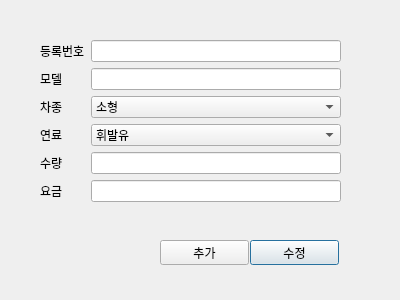
<?xml version="1.0" encoding="UTF-8"?>
<ui version="4.0">
 <class>car_edit</class>
 <widget class="QDialog" name="car_edit">
  <property name="geometry">
   <rect>
    <x>0</x>
    <y>0</y>
    <width>400</width>
    <height>300</height>
   </rect>
  </property>
  <property name="windowTitle">
   <string>Dialog</string>
  </property>
  <widget class="QPushButton" name="edit_btn">
   <property name="geometry">
    <rect>
     <x>250</x>
     <y>240</y>
     <width>89</width>
     <height>25</height>
    </rect>
   </property>
   <property name="text">
    <string>수정</string>
   </property>
  </widget>
  <widget class="QWidget" name="formLayoutWidget">
   <property name="geometry">
    <rect>
     <x>40</x>
     <y>40</y>
     <width>301</width>
     <height>191</height>
    </rect>
   </property>
   <layout class="QFormLayout" name="formLayout">
    <item row="1" column="0">
     <widget class="QLabel" name="label">
      <property name="text">
       <string>모델</string>
      </property>
     </widget>
    </item>
    <item row="5" column="0">
     <widget class="QLabel" name="label_2">
      <property name="text">
       <string>요금</string>
      </property>
     </widget>
    </item>
    <item row="2" column="0">
     <widget class="QLabel" name="label_3">
      <property name="text">
       <string>차종</string>
      </property>
     </widget>
    </item>
    <item row="4" column="0">
     <widget class="QLabel" name="label_4">
      <property name="text">
       <string>수량</string>
      </property>
     </widget>
    </item>
    <item row="3" column="0">
     <widget class="QLabel" name="label_5">
      <property name="text">
       <string>연료</string>
      </property>
     </widget>
    </item>
    <item row="1" column="1">
     <widget class="QLineEdit" name="model_txt"/>
    </item>
    <item row="4" column="1">
     <widget class="QLineEdit" name="quantity_txt"/>
    </item>
    <item row="5" column="1">
     <widget class="QLineEdit" name="charge_txt"/>
    </item>
    <item row="3" column="1">
     <widget class="QComboBox" name="fuel_combo">
      <item>
       <property name="text">
        <string>휘발유</string>
       </property>
      </item>
      <item>
       <property name="text">
        <string>경유</string>
       </property>
      </item>
      <item>
       <property name="text">
        <string>LPG</string>
       </property>
      </item>
      <item>
       <property name="text">
        <string>전기</string>
       </property>
      </item>
     </widget>
    </item>
    <item row="2" column="1">
     <widget class="QComboBox" name="type_combo">
      <item>
       <property name="text">
        <string>소형</string>
       </property>
      </item>
      <item>
       <property name="text">
        <string>중형</string>
       </property>
      </item>
      <item>
       <property name="text">
        <string>대형</string>
       </property>
      </item>
      <item>
       <property name="text">
        <string>SUV</string>
       </property>
      </item>
     </widget>
    </item>
    <item row="0" column="0">
     <widget class="QLabel" name="label_6">
      <property name="text">
       <string>등록번호</string>
      </property>
     </widget>
    </item>
    <item row="0" column="1">
     <widget class="QLineEdit" name="num_txt">
      <property name="readOnly">
       <bool>true</bool>
      </property>
     </widget>
    </item>
   </layout>
  </widget>
  <widget class="QPushButton" name="add_btn">
   <property name="geometry">
    <rect>
     <x>160</x>
     <y>240</y>
     <width>89</width>
     <height>25</height>
    </rect>
   </property>
   <property name="text">
    <string>추가</string>
   </property>
  </widget>
 </widget>
 <resources/>
 <connections/>
</ui>
